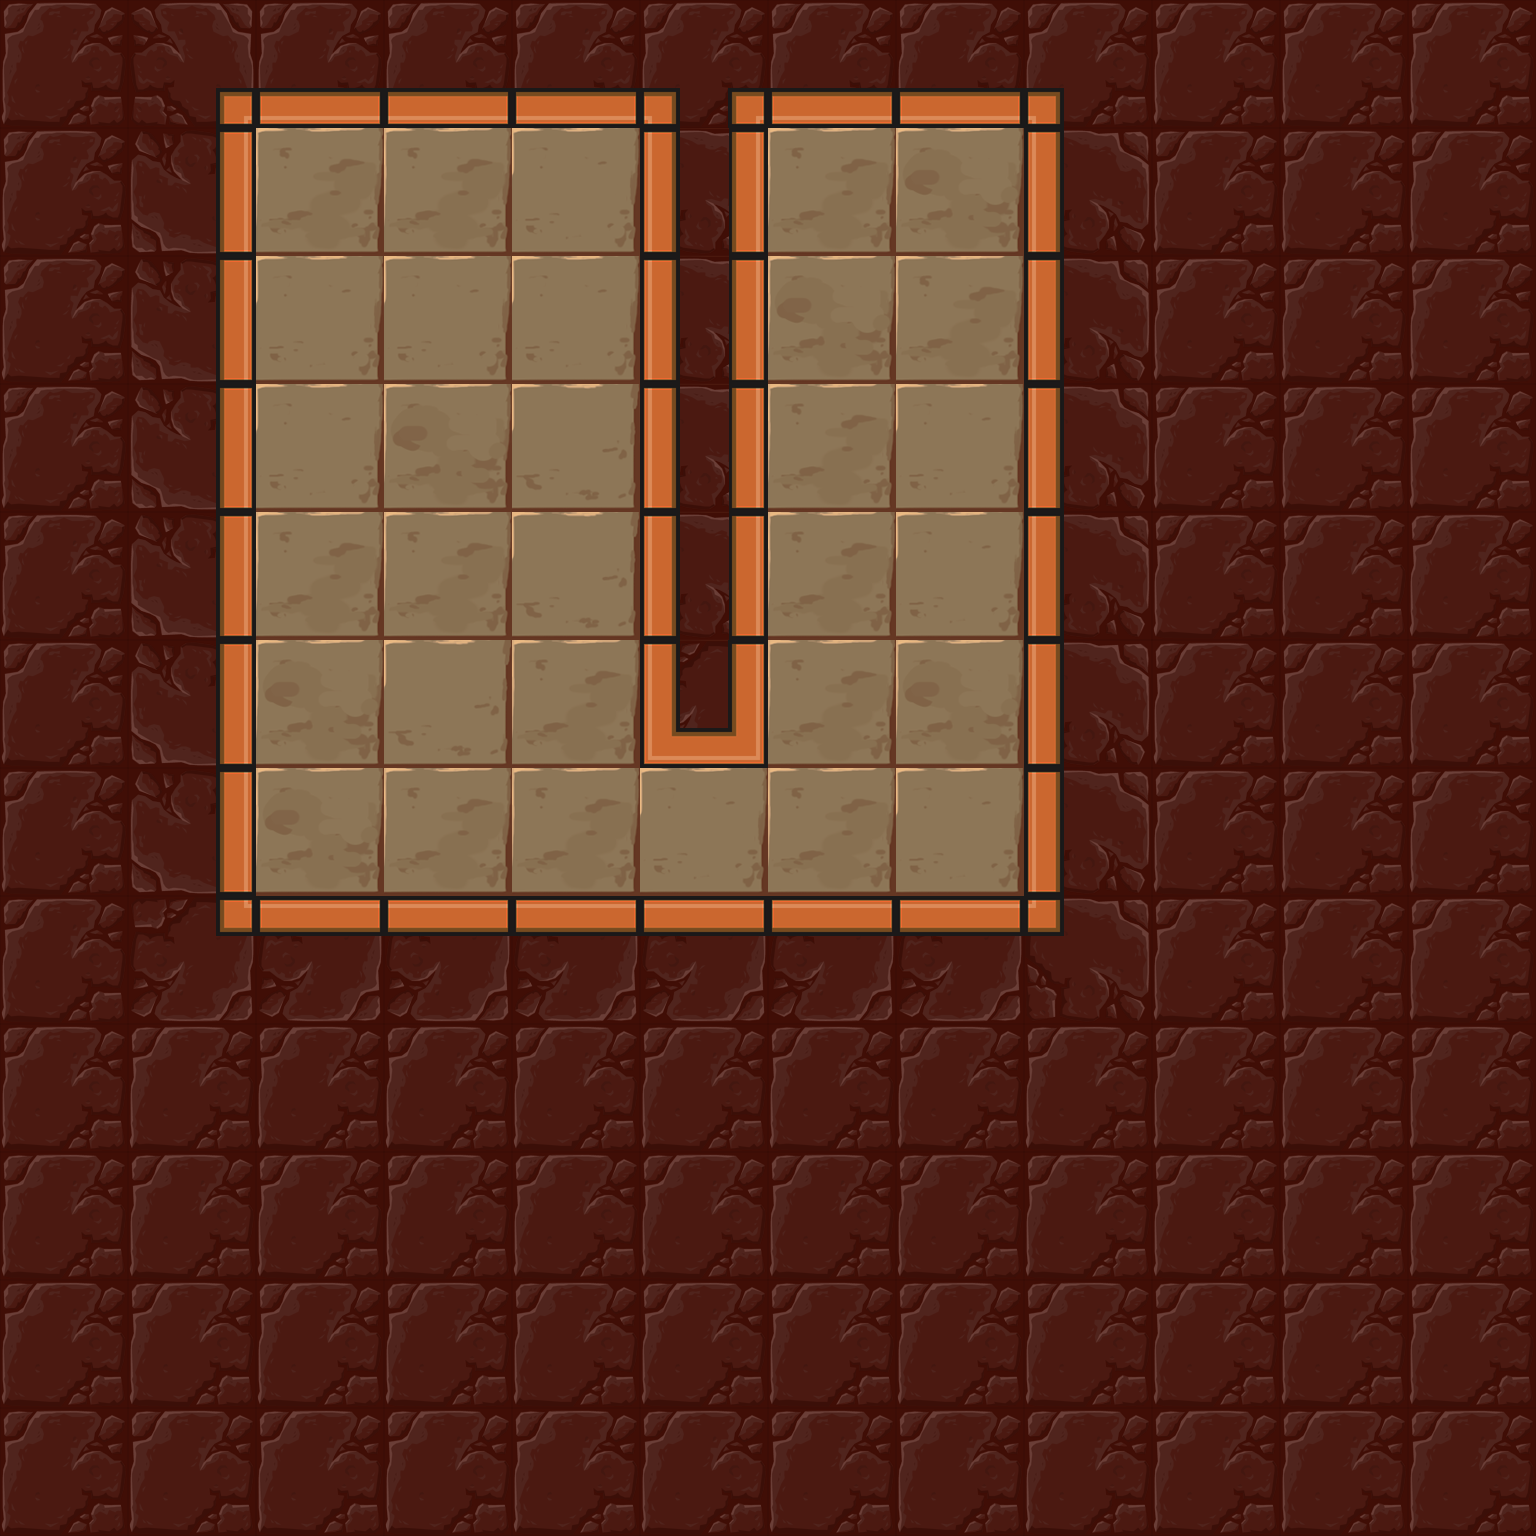

A 2D game scene composited from a Tiled map and its tileset images. What follows is a short description and the map's XML, with each tile layer's data collapsed to a summary:
An orthogonal 12x12 tile map with 128x128 px tiles, 3 tile layers (Floor, Holes, Walls), 6 tilesets and 5 objects (lightOrb, lightSwitch, player_start, exit).

<map version="1.0" orientation="orthogonal" renderorder="right-down" width="12" height="12" tilewidth="128" tileheight="128" nextobjectid="51">
 <tileset firstgid="1" name="walls" tilewidth="128" tileheight="128" tilecount="50">
  <image source="../images/beta/wallSheet.png" width="640" height="1280" />
 </tileset>
 <tileset firstgid="51" name="lightOrbs" tilewidth="128" tileheight="128" tilecount="50">
  <image source="../images/beta/lightSheet.png" width="640" height="1280" />
 </tileset>
 <tileset firstgid="101" name="exit" tilewidth="128" tileheight="128" tilecount="1">
  <image source="../images/beta/gate_closed.png" width="128" height="128" />
 </tileset>
 <tileset firstgid="102" name="floors" tilewidth="128" tileheight="128" tilecount="4">
  <image source="../images/beta/floor_sheet.png" width="512" height="128" />
 </tileset>
 <tileset firstgid="106" name="holes" tilewidth="128" tileheight="128" tilecount="18">
  <image source="../images/beta/hole_sheet.png" width="768" height="384" />
 </tileset>
 <tileset firstgid="124" name="mirrors" tilewidth="128" tileheight="128" tilecount="1">
  <image source="../images/beta/mirror_1.png" width="128" height="128" />
 </tileset>
 <layer name="Floor" width="12" height="12">
  <properties>
   <property name="tileset" value="floors" />
  </properties>
  <data>[144 cells, 36 non-empty, 4 distinct tile ids]</data>
 </layer>
 <layer name="Holes" width="12" height="12">
  <properties>
   <property name="tileset" value="holes" />
  </properties>
  <data>[144 cells, 0 non-empty, 0 distinct tile ids]</data>
 </layer>
 <layer name="Walls" width="12" height="12">
  <properties>
   <property name="tileset" value="walls" />
  </properties>
  <data>[144 cells, 113 non-empty, 12 distinct tile ids]</data>
 </layer>
 <objectgroup name="Objects" />
 <objectgroup name="Mirrors">
  <object id="50" gid="124" x="640" y="896" width="128" height="128" />
 </objectgroup>
 <objectgroup name="Light">
  <object id="43" type="lightOrb" gid="51" x="768" y="256" width="128" height="128">
   <properties>
    <property name="direction" value="5" />
   </properties>
  </object>
  <object id="44" type="lightSwitch" gid="52" x="896" y="894" width="128" height="128" />
 </objectgroup>
 <objectgroup color="#141ba4" name="player_start">
  <object id="45" type="player_start" x="256" y="768" width="128" height="128" />
 </objectgroup>
 <objectgroup color="#71a400" name="Exit">
  <object id="47" type="exit" gid="101" x="252" y="254" width="128" height="128" />
 </objectgroup>
</map>
